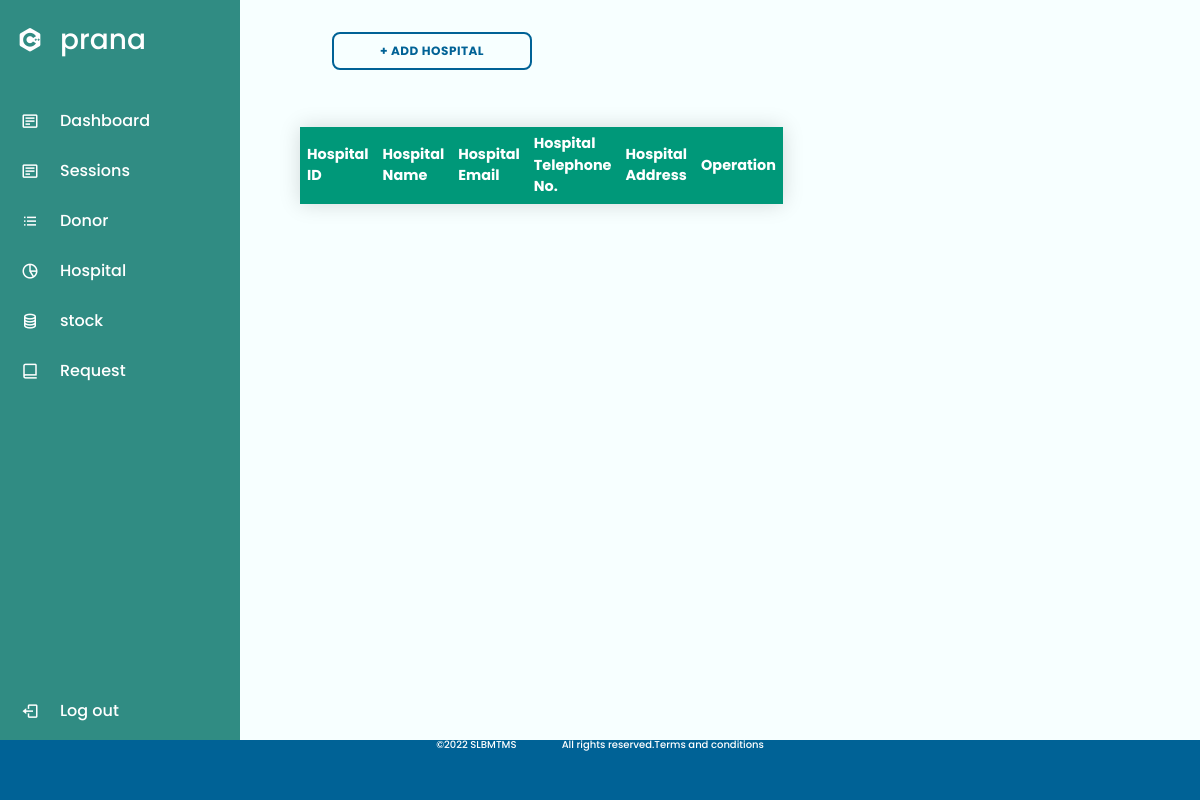
The app's page /src/php/admin_viewhospital.php, older data.
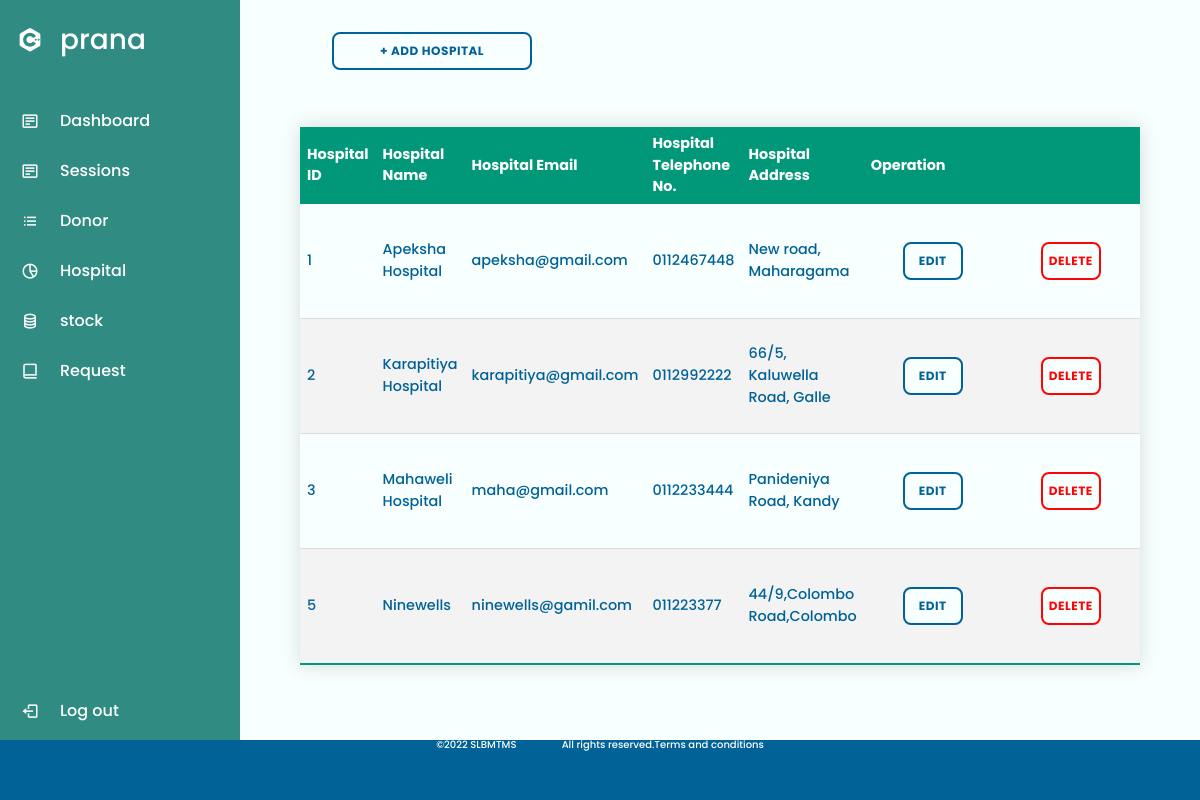
The same page, newer data.
### tables this page shows
CREATE TABLE `hospital` (
  `hospital_id` int(11) NOT NULL,
  `hospital_name` varchar(255) NOT NULL,
  `email` varchar(255) NOT NULL,
  `telephone_no` varchar(10) NOT NULL,
  `address` varchar(255) NOT NULL,
  `date_availability` varchar(255) NOT NULL,
  `user_name` varchar(255) NOT NULL,
  `password` varchar(255) NOT NULL
);

### src/php/admin_viewhospital.php (the view, shortened to what this page needs)
<?php
include "../../config/connection.php";
?>
<!DOCTYPE html>
<html lang="en">
<head>
    <link rel="stylesheet" type="text/css" href="../../public/css/admin_viewhospital.css?n=1">
</head>
<body>
<div class="right">
    <a href="admin_addhospital.php"><button class="create-btn"> + Add Hospital
       </button></a>
  <table class=" table">
        <thead>
        <tr>
        <th class="table-head">
      Hospital ID
      </th>
      <th class="table-head">
      Hospital Name
      </th><th class="table-head">
      Hospital Email
      </th><th class="table-head">
      Hospital Telephone No.
      </th><th class="table-head">
      Hospital Address
      </th>
      <th colspan="2" class="table-head">
      Operation
      </th>
        </tr>
        </thead>
       <tbody>
        <?php
        $sql="select * from `hospital`";
        $result=mysqli_query($connection,$sql);
        if($result){
            while($row=mysqli_fetch_assoc($result)){
                $id=$row['hospital_id'];
                $name=$row['hospital_name'];
                $email=$row['email'];
                $tele=$row['telephone_no'];
                $address=$row['address'];
             echo '<tr>
        <td>'.$id. '</td>
        <td>'.$name. '</td>
        <td>'.$email. '</td>
        <td>'.$tele. '</td>
        <td>'.$address. '</td>
        <td><a href="admin_addhospital.php?"><button class="update-btn"> edit
        </button></a></td>
        <td><a href="admin_deletehospital.php? deleteid='.$id.'"><button class="delete-btn" > delete
       </button></a></td>
    </tr>';
            }
        }
        ?>
       </tbody>
       </table>
    </div>
</body>
</html>

### public/css/Admin_dashboard.css (style rules this page uses)
* { margin: 0; padding: 0; box-sizing: border-box; font-family: 'Poppins', sans-serif; }
@media screen and (min-width:900px) { body { min-height: 100vh; width: 100%; background: #F7FFFF; } }
.sidebar { position: fixed; height: 100%; width: 240px; background: #308C83; }
.sidebar .logo-details { height: 80px; width: 100%; display: flex; align-items: center; }
.sidebar .logo-details i { font-size: 28px; font-weight: 500px; color: #fff; min-width: 60px; text-align: center; }
.sidebar .logo-details .logo_name { font-size: 28px; font-weight: 500px; color: #fff; }
.sidebar .nav-link { margin-top: 16px; }
.sidebar .nav-link li { height: 50px; width: 100%; list-style: none; }
.sidebar .nav-link li a { height: 100%; width:100%; display: flex; align-items: center; text-decoration: none; transition: all 0.4s ease; color: #ffffff; }
.sidebar .nav-link li:last-child { position: absolute; bottom: 4rem; width: 100%; }
.sidebar .nav-link li a i { min-width: 60px; text-align: center; font-size: 18px; }

### public/css/admin_footer.css (style rules this page uses)
body { margin: 0; font-family: 'Poppins' sans-serif; background-color: #F7FFFF; }
.bottom { position:fixed; bottom: 0; display:table-cell; vertical-align:middle; background-color:#006296; color: #FFFFFF; font-size: 10px; overflow: hidden; width: 100%; height: 60px; text-align:center; line-height: 1em; }
@media screen and (min-width:900px) { .left, .right { display: flex; width: 50%; height: auto; } }

### public/css/admin_viewhospital.css (style rules this page uses)
:root { font-size: 100%; background: #F7FFFF; font-size: 16px; line-height: 1.5; }
@media screen and (min-width:900px) { body { padding: 0; margin:0; font-family: 'Poppins', sans-serif; font-weight: 500; } }
.right { display: grid; padding-left: 300px; }
.create-btn { background-color: #F7FFFF; display: block; width:200px; color:#006296; font-weight: 700; border:2px solid #006296; margin: 2rem 2rem; padding-left: 0; padding-right: 0; padding-top: 0.5rem; padding-bottom: 0.5rem; border-radius: 8px; font-size: 0.75rem; text-transform: uppercase; letter-spacing: 0.5px; }
.update-btn { background-color: #F7FFFF; display: block; width:60px; color:#006296; font-weight: 700; border:2px solid #006296; margin: 2rem 2rem; padding-left: 0; padding-right: 0; padding-top: 0.5rem; padding-bottom: 0.5rem; border-radius: 8px; font-size: 0.75rem; text-transform: uppercase; letter-spacing: 0.5px; }
.delete-btn { background-color: #F7FFFF; display: block; width:60px; color:#FF0404; font-weight: 700; border:2px solid #FF0404; margin: 2rem 2rem; padding-left: 0; padding-right: 0; padding-top: 0.5rem; padding-bottom: 0.5rem; border-radius: 8px; font-size: 0.75rem; text-transform: uppercase; letter-spacing: 0.5px; }
a { text-decoration: none; color: #006296; }
.table { align-items: center; border-collapse: collapse; color: #006296; margin: 25px 0; font-size: 0.9em; width:100%; font-family: sans-serif; box-shadow: 0 0 20px rgba(0, 0, 0, 0.15); }
.table thead tr { background-color: #009879; color: #ffffff; text-align: left; padding: 5px 5px; }
.table th, .table td { padding: 6px 7px; }
.table tbody tr { border-bottom: 1px solid #dddddd; }
.table tbody tr:nth-of-type(even) { background-color: #f3f3f3; }
.table tbody tr:last-of-type { border-bottom: 2px solid #009879; }

Row changes from the older to the newer data that the page shows:
added hospital: hospital_id "1", hospital_name "Apeksha Hospital", email "apeksha@gmail.com", telephone_no "0112467448", address "New road, Maharagama"
added hospital: hospital_id "2", hospital_name "Karapitiya Hospital", email "karapitiya@gmail.com", telephone_no "0112992222", address "66/5, Kaluwella Road, Galle"
added hospital: hospital_id "3", hospital_name "Mahaweli Hospital", email "maha@gmail.com", telephone_no "0112233444", address "Panideniya Road, Kandy"
added hospital: hospital_id "5", hospital_name "Ninewells", email "ninewells@gamil.com", telephone_no "011223377", address "44/9,Colombo Road,Colombo"
